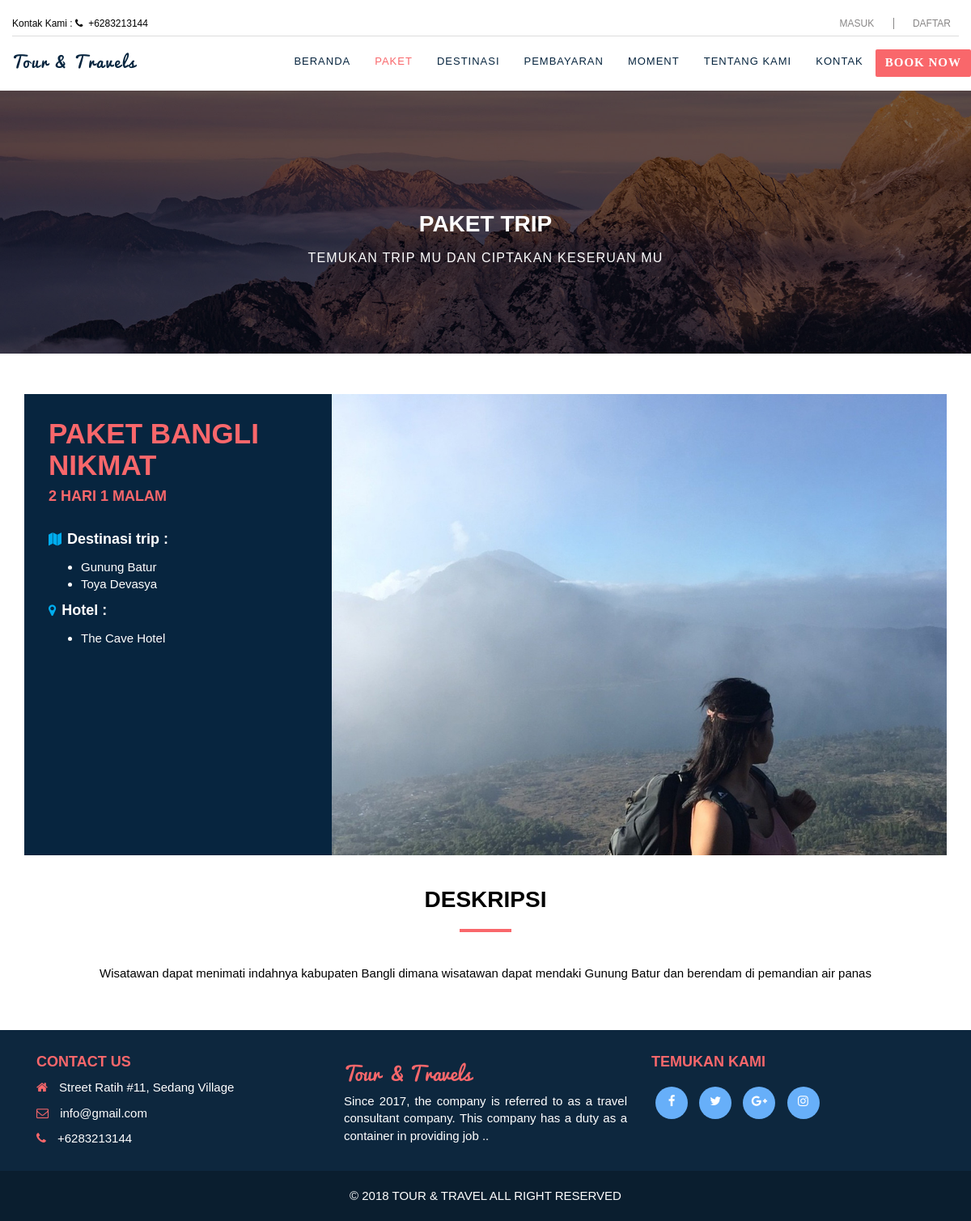
The app's page /DetPaket/index/2 with its own data.
### tables this page shows
CREATE TABLE `tbl_paket` (
  `id_paket` int(11) NOT NULL AUTO_INCREMENT,
  `nama_paket` varchar(50) DEFAULT NULL,
  `banyak_hari` int(11) DEFAULT NULL,
  `banyak_malam` int(11) DEFAULT NULL,
  `harga_paket` int(11) DEFAULT NULL,
  `deskripsi_paket` varchar(255) DEFAULT NULL,
  `foto_paket` varchar(100) DEFAULT NULL,
  `status_aktif_paket` tinyint(1) DEFAULT '1',
  PRIMARY KEY (`id_paket`)
);

CREATE TABLE `tbl_det_paket_wisata` (
  `id_det_wisata` int(11) NOT NULL AUTO_INCREMENT,
  `id_paket` int(11) DEFAULT NULL,
  `id_wisata` int(11) DEFAULT NULL,
  PRIMARY KEY (`id_det_wisata`),
  KEY `id_paket` (`id_paket`),
  KEY `id_wisata` (`id_wisata`),
  CONSTRAINT `tbl_det_paket_wisata_ibfk_1` FOREIGN KEY (`id_paket`) REFERENCES `tbl_paket` (`id_paket`),
  CONSTRAINT `tbl_det_paket_wisata_ibfk_2` FOREIGN KEY (`id_wisata`) REFERENCES `tbl_wisata` (`id_wisata`)
);

CREATE TABLE `tbl_wisata` (
  `id_wisata` int(11) NOT NULL AUTO_INCREMENT,
  `nama_tempat_wisata` varchar(100) DEFAULT NULL,
  `lokasi` varchar(100) DEFAULT NULL,
  `id_jenis_wisata` int(11) DEFAULT NULL,
  `frame_peta` text,
  `harga_tiket` int(11) DEFAULT NULL,
  `deskripsi_wisata` text,
  `foto_wisata` varchar(255) DEFAULT NULL,
  PRIMARY KEY (`id_wisata`),
  KEY `id_jenis_wisata` (`id_jenis_wisata`),
  CONSTRAINT `tbl_wisata_ibfk_1` FOREIGN KEY (`id_jenis_wisata`) REFERENCES `tbl_jenis_wisata` (`id_jenis_wisata`)
);

CREATE TABLE `tbl_det_paket_hotel` (
  `id_det_hotel` int(11) NOT NULL AUTO_INCREMENT,
  `id_paket` int(11) DEFAULT NULL,
  `id_hotel` int(11) DEFAULT NULL,
  `banyak_malam_hotel` int(11) DEFAULT NULL,
  PRIMARY KEY (`id_det_hotel`),
  KEY `id_paket` (`id_paket`),
  KEY `id_hotel` (`id_hotel`),
  CONSTRAINT `tbl_det_paket_hotel_ibfk_1` FOREIGN KEY (`id_paket`) REFERENCES `tbl_paket` (`id_paket`),
  CONSTRAINT `tbl_det_paket_hotel_ibfk_2` FOREIGN KEY (`id_hotel`) REFERENCES `tbl_hotel` (`id_hotel`)
);

CREATE TABLE `tbl_hotel` (
  `id_hotel` int(11) NOT NULL AUTO_INCREMENT,
  `nama_hotel` varchar(100) DEFAULT NULL,
  `alamat_hotel` varchar(255) DEFAULT NULL,
  `tlpn_hotel` varchar(12) DEFAULT NULL,
  `biaya_permalam` int(11) DEFAULT NULL,
  `status_aktif` tinyint(1) DEFAULT NULL,
  PRIMARY KEY (`id_hotel`)
);

### application/controllers/DetPaket.php (called while the page is built, shortened)
<?php if ( ! defined('BASEPATH')) exit('No direct script access allowed');
class DetPaket extends CI_Controller {
	public function __construct(){
    	$this->load->model('PaketdataModel');
		$this->load->helper(array('form', 'url'));
  	}
  	public function index($id){
 		$hasil['data'] = $this->PaketdataModel->view_paket_byID($id);
		$hasil['data_hotel'] = $this->PaketdataModel->view_paket_hotel($id);
		$hasil['data_wisata'] = $this->PaketdataModel->view_paket_wisata($id);
		$hasil['data_wisata_foto'] = $this->PaketdataModel->view_paket_wisata($id);
		$this->load->view('paket/detail-paket',$hasil);
	}
}

### index.php (called while the page is built, shortened)
<?php
require_once BASEPATH.'core/CodeIgniter.php';

### application/models/PaketdataModel.php (called while the page is built, shortened)
<?php if ( ! defined('BASEPATH')) exit('No direct script access allowed');
class PaketdataModel extends CI_Model {
    public function view_paket_byID($id){
	$this->db->select('*');
	$this->db->from('tbl_paket p');
	$this->db->where('id_paket', $id);
	$query = $this->db->get()->result();
    return $query;
  }
 public function view_paket_hotel($id){
		$this->db->select('*');
		$this->db->from('tbl_det_paket_hotel ph');
		$this->db->join('tbl_paket p', 'ph.id_paket = p.id_paket');
		$this->db->join('tbl_hotel h', 'ph.id_hotel = h.id_hotel');
		$this->db->where('ph.id_paket', $id);
		$query = $this->db->get()->result();
		return $query;
	}
 public function view_paket_wisata($id){
		$this->db->select('*');
		$this->db->from('tbl_det_paket_wisata pw');
		$this->db->join('tbl_paket p', 'pw.id_paket = p.id_paket');
		$this->db->join('tbl_wisata w', 'pw.id_wisata = w.id_wisata');
		$this->db->where('pw.id_paket', $id);
		$query = $this->db->get()->result();
		return $query;
	}
}

### application/views/paket/detail-paket.php (the view, shortened to what this page needs)
<body>
<section>
	<div class="parallax-content" style="background-image: url('<?=base_url()?>/images/M_bg.jpg'); height: 325px;">
		<div class="overlay" style="background:rgba(0, 0, 0, 0.54);">
			<div class="container">
				<div class="row">
					<div class="col-lg-6 col-lg-offset-3">
						<h3 class="parallax-title">paket trip</h3>
		          		<p class="parallax-desc">temukan trip mu dan ciptakan keseruan mu</p>
		          	</div>
				</div>
			</div>
		</div>
	</div>
</section>
<?php
foreach($data as $data)
?>
<section class="section-padd">
	<div class="container">
	<div class="col-xs-12 bg-popular clear-padding">
		<div class="col-lg-4" style="padding: 30px;">
			<div class="popular-title">
				<h3><?=$data->nama_paket?></h3>
				<h4><?=$data->banyak_hari?> Hari <?=($data->banyak_malam)?$data->banyak_malam:"0"?> Malam</h4>
			</div>
			<div class="popular-item">
				<p><i class="fa fa-map"></i><strong>Destinasi trip :</strong>
					<ul>
					<?php
						foreach($data_wisata as $data_wisata){
					?>
						<a href="<?=base_url('DetDestinasi')?>/index/<?=$data_wisata->id_wisata?>"><li class="link-dest"><?=$data_wisata->nama_tempat_wisata?></li></a>
					<?php } ?>
					</ul>
				</p>
				<p><i class="fa fa-map-marker"></i><strong>Hotel :</strong>
					<ul>
					<?php
						foreach($data_hotel as $data_hotel){
					?>
						<a href=""><li style="color:#fff"><?=$data_hotel->nama_hotel?></li></a>
					<?php } ?>
					</ul>
				</p>
			</div>
		</div>
		<div class="col-lg-8 clear-padding">
              <div class="flexslider" style="margin:0;">
                  <ul class="slides">
				<?php
						foreach($data_wisata_foto as $data_wisata_foto){
					?>
						<li><img src="<?=base_url()?>images/top-destination/<?=$data_wisata_foto->foto_wisata?>" class="img-responsive"></li>
					<?php } ?>
                  </ul>
              </div>
            </div>
		</div>
			<div class="cd-title" style="padding-top:20px; clear:both;">
				<h3>deskripsi</h3>
				<hr class="hr-style">
			</div>
				<p class="text-center">
					<?=$data->deskripsi_paket?>
				</p>
	</div>
</section>
</body>
</html>

### assets/css/flexslider.css (style rules this page uses)
.slides, .slides > li, .flex-control-nav, .flex-direction-nav { margin: 0; padding: 0; list-style: none; }
.flexslider { margin: 0; padding: 0; }
.flexslider .slides > li { display: none; -webkit-backface-visibility: hidden; }
.flexslider .slides img { width: 100%; display: block; }
.flexslider .slides:after { content: "\0020"; display: block; clear: both; visibility: hidden; line-height: 0; height: 0; }
.flexslider { margin: 0 0 60px; background: #fff; border: 4px solid #fff; position: relative; zoom: 1; -webkit-border-radius: 4px; -moz-border-radius: 4px; border-radius: 4px; -webkit-box-shadow: '' 0 1px 4px rgba(0, 0, 0, 0.2); -moz-box-shadow: '' 0 1px 4px rgba(0, 0, 0, 0.2); -o-box-shadow: '' 0 1px 4px rgba(0, 0, 0, 0.2); box-shadow: '' 0 1px 4px rgba(0, 0, 0, 0.2); }
.flexslider .slides { zoom: 1; }
.flexslider .slides img { height: auto; -moz-user-select: none; }

### records on screen
tbl_paket: nama_paket "PAKET BANGLI NIKMAT", banyak_hari "2", banyak_malam "1", deskripsi_paket "Wisatawan dapat menimati indahnya kabupaten Bangli dimana wisatawan dapat mendaki Gunung Batur dan berendam di pemandian air panas"
tbl_det_paket_wisata: id_wisata.nama_tempat_wisata "Gunung Batur", id_wisata.foto_wisata (picture)
tbl_det_paket_wisata: id_wisata.nama_tempat_wisata "Toya Devasya"
tbl_det_paket_hotel: id_hotel.nama_hotel "The Cave Hotel"
